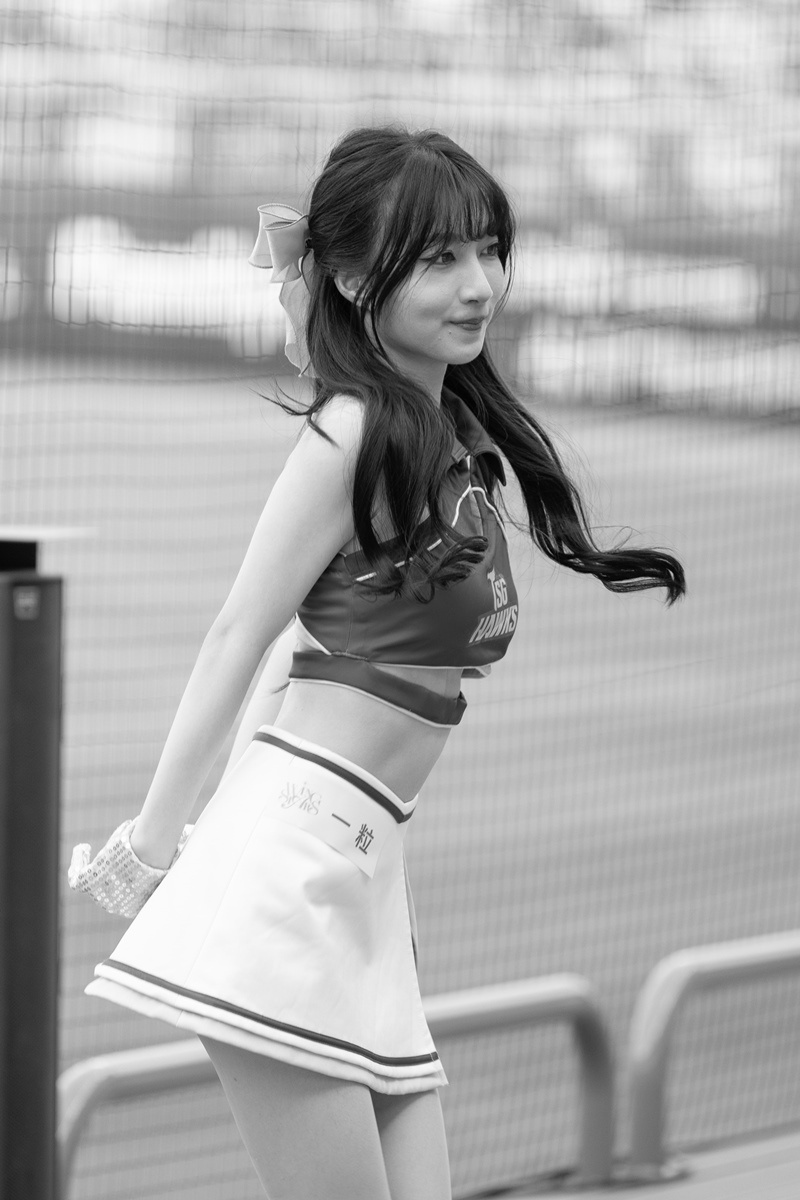
#> input picture HW3/image.jpg, 800 x 1200 px
$ python frequency.py
#> lines starting #> are read from the running program, lines starting #| are printed output that depends on the picture
import numpy as np
import cv2

laplacian_kernel = np.array([[0, -1, 0],
                             [-1, 5, -1],
                             [0, -1, 0]])

image = cv2.imread("image.jpg",cv2.IMREAD_GRAYSCALE)
#> image is the input picture: shape (1200, 800); min 0, max 255, mean 169.9

spectrum = np.fft.fft2(image)

padded_kernel = np.zeros_like(image, dtype=np.float64)
padded_kernel[:laplacian_kernel.shape[0], :laplacian_kernel.shape[1]] = laplacian_kernel

padded_kernel_spectrum = np.fft.fft2(padded_kernel)

filtered_spectrum = spectrum * padded_kernel_spectrum

filtered_image = np.fft.ifft2(filtered_spectrum).real
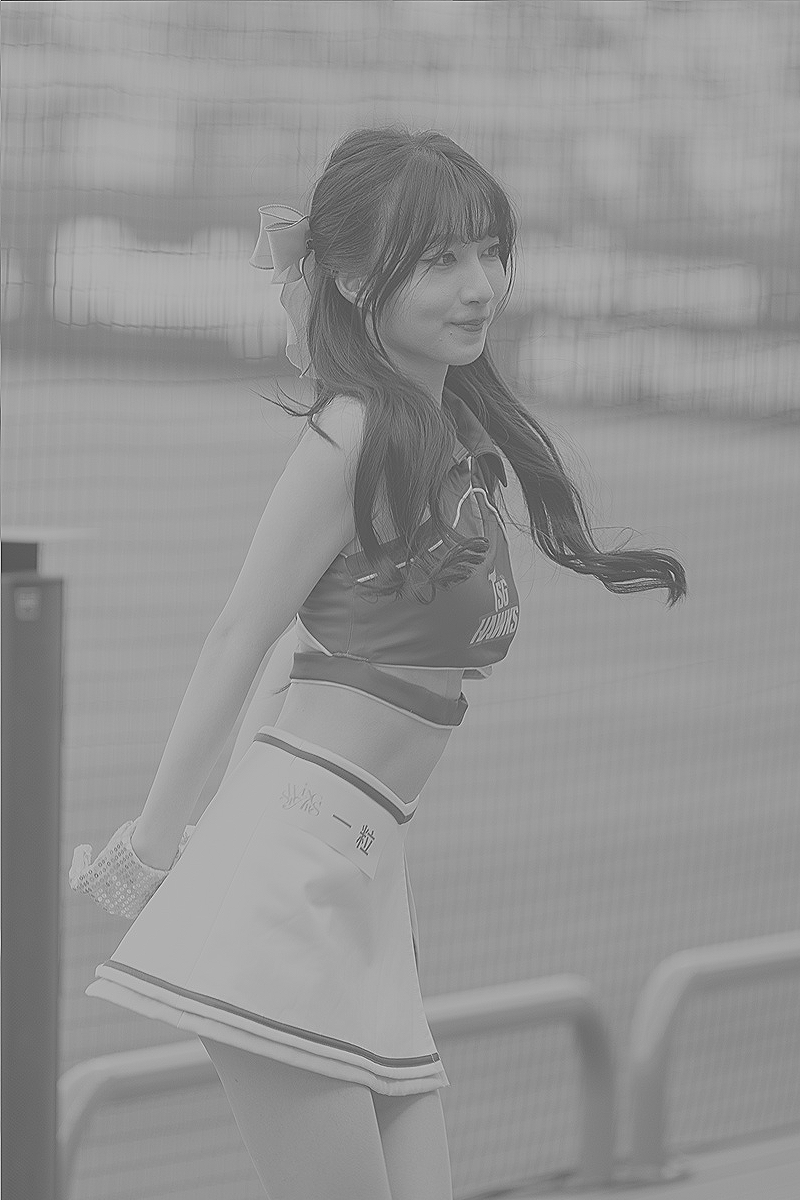
#> filtered_image: shape (1200, 800) float64; min -247, max 471, mean 169.9; drawn with min black and max white

output_image = np.clip(filtered_image, 0, 255).astype(np.uint8)


cv2.imshow("original",image)
cv2.imshow("filtered",output_image)
cv2.imwrite("frequency.jpg",output_image)

cv2.waitKey(0)
cv2.destroyAllWindows()
